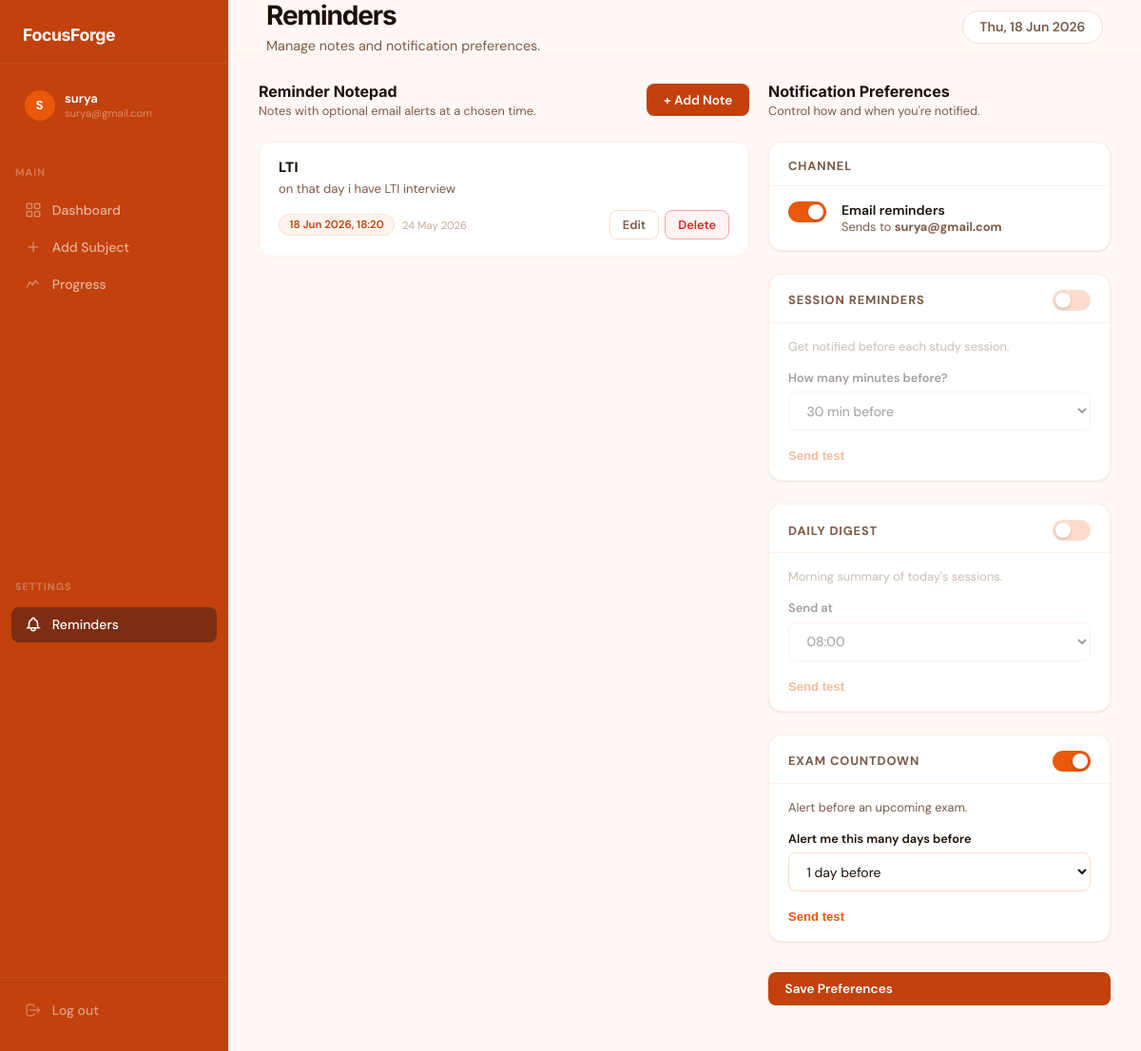
Screenshot of /settings/reminders (signed in) with the database file from the repository.
### models.py (models this page shows)
class User(UserMixin, db.Model):
    id = db.Column(db.Integer, primary_key=True)
    username = db.Column(db.String(150), unique=True, nullable=False)
    email = db.Column(db.String(150), unique=True, nullable=False)
    password = db.Column(db.String(150), nullable=False)
    daily_study_hours = db.Column(db.Float, default=0.0)
    subjects = db.relationship('Subject', backref='user', lazy=True)
    study_sessions = db.relationship('StudySession', backref='user', lazy=True)

class ReminderNote(db.Model):
    id         = db.Column(db.Integer, primary_key=True)
    user_id    = db.Column(db.Integer, db.ForeignKey('user.id'), nullable=False)
    heading    = db.Column(db.String(200), nullable=False)
    body       = db.Column(db.Text, nullable=False)
    remind_at  = db.Column(db.DateTime, nullable=True)   # when to fire the notification
    notified   = db.Column(db.Boolean, default=False)    # prevent duplicate sends
    created_at = db.Column(db.DateTime, default=datetime.utcnow)
    updated_at = db.Column(db.DateTime, default=datetime.utcnow, onupdate=datetime.utcnow)
    user = db.relationship('User', backref=db.backref('reminder_notes', lazy=True))

class ReminderPreference(db.Model):
    id = db.Column(db.Integer, primary_key=True)
    user_id = db.Column(db.Integer, db.ForeignKey('user.id'), nullable=False, unique=True)
    session_reminders_enabled = db.Column(db.Boolean, default=True)
    session_lead_minutes = db.Column(db.Integer, default=30)   # how many mins before session
    daily_digest_enabled = db.Column(db.Boolean, default=True)
    daily_digest_hour = db.Column(db.Integer, default=8)        # 0-23
    exam_reminder_enabled = db.Column(db.Boolean, default=True)
    exam_reminder_days_before = db.Column(db.Integer, default=1)  # 1 = day before
    email_enabled = db.Column(db.Boolean, default=True)
    last_digest_date = db.Column(db.Date, nullable=True)
    user = db.relationship('User', backref=db.backref('reminder_pref', uselist=False))

### app.py (the view, shortened to what this page needs)
@app.route('/settings/reminders', methods=['GET', 'POST'])
@login_required
def reminder_settings():
    pref = ReminderPreference.query.filter_by(user_id=current_user.id).first()
    if not pref:
        pref = ReminderPreference(user_id=current_user.id)
        db.session.add(pref)
        db.session.commit()
    notes = ReminderNote.query.filter_by(user_id=current_user.id).order_by(ReminderNote.created_at.desc()).all()
    return render_template('reminder_settings.html', pref=pref, notes=notes)

### app.py (called while the page is built)
@login_manager.user_loader
def load_user(user_id):
    return db.session.get(User, int(user_id))

### templates/reminder_settings.html (shortened to what this page needs)
{% extends "base.html" %}
{% block page_title %}Reminders{% endblock %}
{% block page_subtitle %}<p>Manage notes and notification preferences.</p>{% endblock %}
{% block content %}
<div class="rem-grid">
  <div>
    <div class="d-flex align-center justify-between mb-3">
      <div>
        <h3 style="font-family:'Inter',sans-serif; font-weight:700; font-size:1rem;">Reminder Notepad</h3>
        <p class="text-sm text-muted" style="margin-top:2px;">Notes with optional email alerts at a chosen time.</p>
      </div>
      <button onclick="openModal()" class="btn btn-primary">+ Add Note</button>
    </div>
    {% if notes %}
    <div style="display:flex; flex-direction:column; gap:0.75rem;" id="notes-list">
      {% for note in notes %}
      <div class="note-card" data-id="{{ note.id }}" id="note-{{ note.id }}">
        <div class="nc-heading">{{ note.heading }}</div>
        <div class="nc-body">{{ note.body }}</div>
        <div class="nc-footer">
          <div style="display:flex; align-items:center; gap:0.5rem; flex-wrap:wrap;">
            {% if note.remind_at %}
              <span class="remind-pill"> {{ note.remind_at.strftime('%d %b %Y, %H:%M') }}</span>
            {% else %}
              <span style="font-size:0.72rem; color:var(--text-light);">No reminder</span>
            {% endif %}
            <span style="font-size:0.7rem; color:var(--text-light);">{{ note.created_at.strftime('%d %b %Y') }}</span>
          </div>
          <div style="display:flex; gap:0.4rem;">
            <button onclick="editNote({{ note.id }}, {{ note.heading|tojson }}, {{ note.body|tojson }}, {{ (note.remind_at.strftime('%Y-%m-%dT%H:%M') if note.remind_at else '')|tojson }})"
                    class="btn btn-sm btn-ghost">Edit</button>
            <button onclick="deleteNote({{ note.id }})" class="btn btn-sm btn-danger">Delete</button>
          </div>
        </div>
      </div>
      {% endfor %}
    </div>
    {% endif %}
  </div>
  <div>
    <div class="mb-3">
      <h3 style="font-family:'Inter',sans-serif; font-weight:700; font-size:1rem;">Notification Preferences</h3>
      <p class="text-sm text-muted" style="margin-top:2px;">Control how and when you're notified.</p>
    </div>
    <form method="POST" action="{{ url_for('reminder_settings') }}">
      <div class="card mb-3">
        <div class="card-header">Channel</div>
        <div class="pref-row">
          <label class="toggle pref-toggle-wrap">
            <span class="toggle-slider"></span>
          </label>
          <div>
            <div style="font-weight:600; font-size:0.875rem;">Email reminders</div>
            <div class="text-sm text-muted">Sends to <strong>{{ current_user.email }}</strong></div>
          </div>
        </div>
      </div>
      <div class="card mb-3">
        <div class="card-header">
          Session Reminders
          <label class="toggle">
            <span class="toggle-slider"></span>
          </label>
        </div>
        <div id="s-opts" style="padding:1rem 1.25rem;">
          <p class="text-sm text-muted mb-2">Get notified before each study session.</p>
          <div class="mb-2">
            <label class="form-label">How many minutes before?</label>
            <select name="session_lead_minutes" class="form-select">
              {% for m in [10,15,20,30,45,60] %}
              <option value="{{ m }}" {% if pref.session_lead_minutes == m %}selected{% endif %}>{{ m }} min before</option>
              {% endfor %}
            </select>
          </div>
          <button type="button" onclick="sendTest('session')" style="background:none;border:none;color:#EA580C;font-size:0.82rem;font-weight:600;cursor:pointer;padding:0;">Send test </button>
        </div>
      </div>
      <div class="card mb-3">
        <div class="card-header">
          Daily Digest
          <label class="toggle">
            <span class="toggle-slider"></span>
          </label>
        </div>
        <div id="d-opts" style="padding:1rem 1.25rem;">
          <p class="text-sm text-muted mb-2">Morning summary of today's sessions.</p>
          <div class="mb-2">
            <label class="form-label">Send at</label>
            <select name="daily_digest_hour" class="form-select">
              {% for h in range(24) %}
              <option value="{{ h }}" {% if pref.daily_digest_hour == h %}selected{% endif %}>{{ "%02d:00"|format(h) }}</option>
              {% endfor %}
            </select>
          </div>
          <button type="button" onclick="sendTest('digest')" style="background:none;border:none;color:#EA580C;font-size:0.82rem;font-weight:600;cursor:pointer;padding:0;">Send test </button>
        </div>
      </div>
      <div class="card mb-4">
        <div class="card-header">
          Exam Countdown
          <label class="toggle">
            <span class="toggle-slider"></span>
          </label>
        </div>
        <div id="e-opts" style="padding:1rem 1.25rem;">
          <p class="text-sm text-muted mb-2">Alert before an upcoming exam.</p>
          <div class="mb-2">
            <label class="form-label">Alert me this many days before</label>
            <select name="exam_reminder_days_before" class="form-select">
              {% for d in [1,2,3,5,7] %}
              <option value="{{ d }}" {% if pref.exam_reminder_days_before == d %}selected{% endif %}>{{ d }} day{% if d!=1 %}s{% endif %} before</option>
              {% endfor %}
            </select>
          </div>
          <button type="button" onclick="sendTest('exam')" style="background:none;border:none;color:#EA580C;font-size:0.82rem;font-weight:600;cursor:pointer;padding:0;">Send test </button>
        </div>
      </div>
      <button type="submit" class="btn btn-primary" style="width:100%;">Save Preferences</button>
    </form>
  </div>
</div>
{% endblock %}

### templates/base.html (shortened to what this page needs)
<!DOCTYPE html>
<html lang="en">
<head>
</head>
<body>
{% if current_user.is_authenticated %}
<aside class="sidebar">
  <div class="sidebar-logo">
    <a href="{{ url_for('dashboard') }}">
      <span class="logo-text">FocusForge</span>
    </a>
  </div>
  <div style="padding: 0.5rem 0.75rem; margin-top: 0.5rem;">
    <div class="user-chip">
      <div class="user-avatar">{{ current_user.username[0].upper() }}</div>
      <div class="user-info">
        <div class="user-name">{{ current_user.username }}</div>
        <div class="user-email">{{ current_user.email }}</div>
      </div>
    </div>
  </div>
  <div class="sidebar-section">Main</div>
  <nav class="sidebar-nav">
    <a href="{{ url_for('dashboard') }}" class="{{ 'active' if request.endpoint == 'dashboard' }}">
      <svg class="nav-icon" fill="none" stroke="currentColor" stroke-width="2" viewBox="0 0 24 24"><rect x="3" y="3" width="7" height="7" rx="1"/><rect x="14" y="3" width="7" height="7" rx="1"/><rect x="3" y="14" width="7" height="7" rx="1"/><rect x="14" y="14" width="7" height="7" rx="1"/></svg>
      Dashboard
    </a>
    <a href="{{ url_for('add_subject') }}" class="{{ 'active' if request.endpoint == 'add_subject' }}">
      <svg class="nav-icon" fill="none" stroke="currentColor" stroke-width="2" viewBox="0 0 24 24"><path d="M12 5v14M5 12h14"/></svg>
      Add Subject
    </a>
    <a href="{{ url_for('progress') }}" class="{{ 'active' if request.endpoint == 'progress' }}">
      <svg class="nav-icon" fill="none" stroke="currentColor" stroke-width="2" viewBox="0 0 24 24"><path d="M3 17l4-8 4 4 4-6 4 5"/></svg>
      Progress
    </a>
  </nav>
  <div class="sidebar-section">Settings</div>
  <nav class="sidebar-nav">
    <a href="{{ url_for('reminder_settings') }}" class="{{ 'active' if request.endpoint == 'reminder_settings' }}">
      <svg class="nav-icon" fill="none" stroke="currentColor" stroke-width="2" viewBox="0 0 24 24"><path d="M15 17h5l-1.405-1.405A2.032 2.032 0 0118 14.158V11a6.002 6.002 0 00-4-5.659V5a2 2 0 10-4 0v.341C7.67 6.165 6 8.388 6 11v3.159c0 .538-.214 1.055-.595 1.436L4 17h5m6 0v1a3 3 0 11-6 0v-1m6 0H9"/></svg>
      Reminders
    </a>
  </nav>
  <div class="sidebar-bottom">
    <a href="{{ url_for('logout') }}">
      <svg class="nav-icon" fill="none" stroke="currentColor" stroke-width="2" viewBox="0 0 24 24"><path d="M17 16l4-4m0 0l-4-4m4 4H7m6 4v1a3 3 0 01-3 3H6a3 3 0 01-3-3V7a3 3 0 013-3h4a3 3 0 013 3v1"/></svg>
      Log out
    </a>
  </div>
</aside>
{% endif %}
<div class="main-wrap" {% if not current_user.is_authenticated %}style="margin-left:0"{% endif %}>
  {% if current_user.is_authenticated %}
  <header class="topbar">
    <div class="topbar-left">
      <h1>{% block page_title %}FocusForge{% endblock %}</h1>
      {% block page_subtitle %}<p>Welcome back, {{ current_user.username }}</p>{% endblock %}
    </div>
    <div class="topbar-right">
      <span class="topbar-pill" id="topbar-date"></span>
    </div>
  </header>
  {% endif %}
  <main class="page-content">
    {% block content %}{% endblock %}
  </main>
</div>
</body>
</html>

### templates/reminder_settings.html (style rules this page uses)
.rem-grid { display: grid; grid-template-columns: 1fr 360px; gap: 1.25rem; align-items: start; }
.note-card { background: var(--white); border: 1.5px solid var(--border-light); border-radius: var(--radius); padding: 1.1rem 1.25rem; transition: box-shadow 0.15s, border-color 0.15s; cursor: default; }
.note-card .nc-heading { font-family: 'Inter', sans-serif; font-weight: 700; font-size: 0.9rem; margin-bottom: 0.3rem; }
.note-card .nc-body { font-size: 0.82rem; color: var(--text-muted); line-height: 1.55; margin-bottom: 0.75rem; }
.note-card .nc-footer { display: flex; align-items: center; justify-content: space-between; flex-wrap: wrap; gap: 0.4rem; }
.remind-pill { display: inline-flex; align-items: center; gap: 0.3rem; background: #FFF4ED; border: 1px solid #FDDCCC; color: #C2410C; border-radius: 999px; padding: 0.2rem 0.65rem; font-size: 0.72rem; font-weight: 600; }
.pref-row { display: flex; align-items: flex-start; gap: 1rem; padding: 1rem 1.25rem; border-bottom: 1px solid var(--border-light); }
.pref-row:last-child { border-bottom: none; }
.pref-toggle-wrap { padding-top: 2px; flex-shrink: 0; }
.toggle { position: relative; display: inline-block; width: 40px; height: 22px; }
.toggle-slider { position: absolute; inset: 0; background: var(--border); border-radius: 999px; cursor: pointer; transition: background 0.2s; }
.toggle-slider::before { content: ''; position: absolute; width: 16px; height: 16px; background: #fff; border-radius: 50%; top: 3px; left: 3px; transition: transform 0.2s; box-shadow: 0 1px 3px rgba(0,0,0,.2); }
.toggle input:checked + .toggle-slider { background: #EA580C; }
.toggle input:checked + .toggle-slider::before { transform: translateX(18px); }

### rows the page displays
User: username "S", username "surya", email "surya@gmail.com"
ReminderNote: heading "LTI", body "on that day i have LTI interview", remind_at "18 Jun 2026, 18:20", created_at "24 May 2026"
ReminderPreference: session_lead_minutes "30 min before", daily_digest_hour "08:00", exam_reminder_days_before "1 day before"
